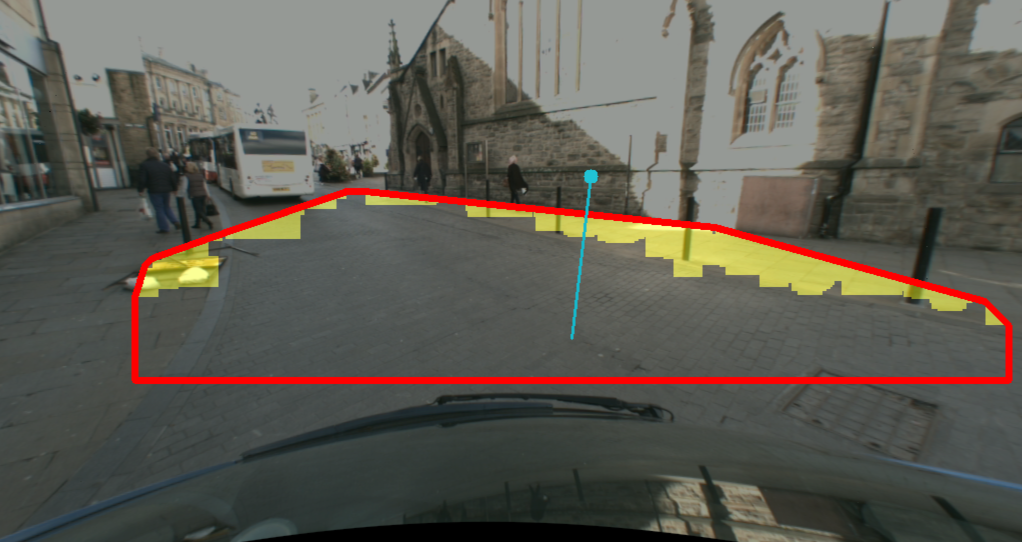
#> input picture report_images/obstacles.png, 2044 x 1084 px, given as the content of the folder dataset/left-images, which was not available (shown at 1/2 size)
$ python run.py
#> lines starting #> are read from the running program, lines starting #| are printed output that depends on the picture; after the words box and inside, x2 and y2 are one past the last pixel; in counts of white or black regions, pixels touching at a corner belong together; pictures that were not available may be replaced by others from this repository, and a replacement may not be noted
### old/functions.py
import random
import cv2

# fixed camera parameters for this stereo setup (from calibration)

# focal length in pixels
camera_focal_length_px = 399.9745178222656
# focal length in metres (4.8 mm)
camera_focal_length_m = 4.8 / 1000
# camera baseline in metres
stereo_camera_baseline_m = 0.2090607502

image_centre_h = 262.0;
image_centre_w = 474.5;


## project_disparity_to_3d : project a given disparity image
## (uncropped, unscaled) to a set of 3D points with optional colour

def project_disparity_to_3d(disparity, max_disparity, rgb=[]):
    # list of points
    points = [];
    f = camera_focal_length_px;
    B = stereo_camera_baseline_m;
    height, width = disparity.shape[:2];
    # assume a minimal disparity of 2 pixels is possible to get Zmax
    # and then get reasonable scaling in X and Y output
    Zmax = ((f * B) / 2);
    for y in range(height): # 0 - height is the y axis index
        for x in range(width): # 0 - width is the x axis index
            # if we have a valid non-zero disparity
            if (disparity[y,x] > 0):
                # calculate corresponding 3D point [X, Y, Z]
                # stereo lecture - slide 22 + 25
                Z = (f * B) / disparity[y,x];
                X = ((x - image_centre_w) * Zmax) / f;
                Y = ((y - image_centre_h) * Zmax) / f;
                # add to points
                if(rgb.size > 0):
                    points.append([X,Y,Z,rgb[y,x,2], rgb[y,x,1],rgb[y,x,0]]);
                else:
                    points.append([X,Y,Z]);
    return points;

#####################################################################

# project a set of 3D points back the 2D image domain

# [60 lines left out: functions project_3D_points_to_2D_image_points, computePlanarFitting, adjust_gamma, not called in this run]

### old/run.py
"""
Task Specification – Road Surface Region Detection

    You are required develop to road surface detection system that correctly detects the 3D planar orientation and bounds (i.e. edges) of any free (unoccupied) road surface region immediately in- front of the vehicle in which the autonomous vehicle needs to operate (e.g. for staying in the correct lane / staying on the road itself / avoiding obstacles / automatic braking).

    In constructing your solution you may wish to consider the following aspects of your design:
    • exploring the optimization of the provided stereo vision algorithm in use and its operation and hows its performance under varying illumination conditions could perhaps be improved using the HSV or other colour spaces covered in CS SM L2 - Image Processing (these paper also presents an interesting research approach [1,2], others solutions exist also for illumination invariant colour spaces; use these as a starting point for your search).

    • selection of a region of interest, possibly adaptively, within the image (including possibly areas of road, pavement, other or not) that represents the region directly in-front of the vehicle and how to deal with the problem of missing disparity (depth) values in that region.

    • Calculating the equation of a plane from 3 points in 3D: http://mathworld.wolfram.com/Plane.html

    [Further hint: for this assignment this can be done in full projected floating-point 3D space (X,Y, Z)or in integer image space (x,y,disparity) – see provided hints python file]

    Your solution must use a RANdom SAmple and Consensus (RANSAC) approach to perform the detection of the 3D plane in front of the vehicle (when and where possible). For the avoidance of doubt, no credit will be given for a 2D solution based on the built-in Hough Transform or Douglas- Pecker contour detection in OpenCV or that does not recover the 3D parameters of the plane.

    Additionally, some example images may not have significant noise-free disparity (depth) available in front of the vehicle or the road region may be partially occluded by other objects (people, vehicles etc.). The road surface itself will change in terrain type, illumination conditions and road markings – ideally your solution should be able to cope with all of these. Road edges may or may not be marked by line markings in the colour image. All examples will contain a clear front facing view of the road in front of the vehicle only – your system should report all appropriate road surface plane instances it can detect recognising this may not be possible for all cases within the data set provided.
"""


"""
http://resources.mpi-inf.mpg.de/TemporalStereo/articleJpeg.pdf
Method:
- optimise disparity
- do a mask on the disparity
- do stereo to 3D
- delete coordinates of points that are blank
- planar fitting ransac
- create a plane accordingly
- create polygon of points near the plane
- map polygon of points on the plane
    - convex hull
- show coefficents on the image

"""
# imports, don't touch them lol
import cv2
import os
import random
import numpy as np
import extra as ex
import csv
import functions as f

# ---------------------------------------------------------------------------

# obvious variable name for the dataset directory
dataset_path = "dataset";

# optional edits (if needed)
directory_to_cycle_left = "left-images";
directory_to_cycle_right = "right-images";

# set to timestamp to skip forward to, optional (empty for start)
# e.g. set to 1506943191.487683 for the end of the Bailey, just as the vehicle turns
skip_forward_file_pattern = "";

# display full or cropped disparity image
crop_disparity = False;
# pause until key press after each image
pause_playback = False;


#####################################################################

# resolve full directory location of data set for left / right images

path_dir_l =  os.path.join(dataset_path, directory_to_cycle_left);
path_dir_r =  os.path.join(dataset_path, directory_to_cycle_right);

# get a list of the left image files and sort them (by timestamp in filename)

filelist_l = sorted(os.listdir(path_dir_l));

# setup the disparity stereo processor to find a maximum of 128 disparity values
# (adjust parameters if needed - this will effect speed to processing)
max_disparity = 32;
stereoProcessor = cv2.StereoSGBM_create(0, max_disparity, 21);

# Start the loop
try:
    for filename_l in filelist_l:
        """
        Here we'll cycle through the files, and finding each stereo pair.
        We'll then process them to detect the road surface planes, and compute
        the stereo disparity.
        """

        # skip forward to start a file we specify by timestamp (if this is set)
        if ((len(skip_forward_file_pattern) > 0) and not(skip_forward_file_pattern in filename_l)):
            continue;
        elif ((len(skip_forward_file_pattern) > 0) and (skip_forward_file_pattern in filename_l)):
            skip_forward_file_pattern = "";

        # from the left image filename get the correspondoning right image

        filename_right = filename_l.replace("_L", "_R");
        full_path_filename_l = os.path.join(path_dir_l, filename_l);
        full_path_filename_r = os.path.join(path_dir_r, filename_right);

        # check the file is a PNG file (left) and check a correspondoning right image actually exists

        if ('.png' in filename_l) and (os.path.isfile(full_path_filename_r)) :

            # read left and right images and display in windows
            # N.B. despite one being grayscale both are in fact stored as 3-channel
            # RGB images so load both as such

            imgL = cv2.imread(full_path_filename_l, cv2.IMREAD_COLOR)
#> imgL is the input picture: shape (1084, 2044, 3); mean B, G, R 82.4, 91.1, 94.3
            imgR = cv2.imread(full_path_filename_r, cv2.IMREAD_COLOR)

            # for sanity print out these filenames
            print(full_path_filename_l);
            print(full_path_filename_r);
            print();

            # ● Furthermore, for each image file it encounters in the directory listing it must display the following to standard output:
                # filename_L.png
                # filename_R.png : road surface normal (a, b, c)


            # where “filename” is the current image filename and (a, b, c) are the normalized surface normal coefficients of the road plane that has been detected. When no road plane region can be detected output a zero vector. Your final program must run through all the files as a “batch” without requiring a user key press or similar.

            print("-- files loaded successfully");
            print();

            # remember to convert to grayscale (as the disparity matching works on grayscale)
            # N.B. need to do for both as both are 3-channel images

            grayL = cv2.cvtColor(imgL,cv2.COLOR_BGR2GRAY);
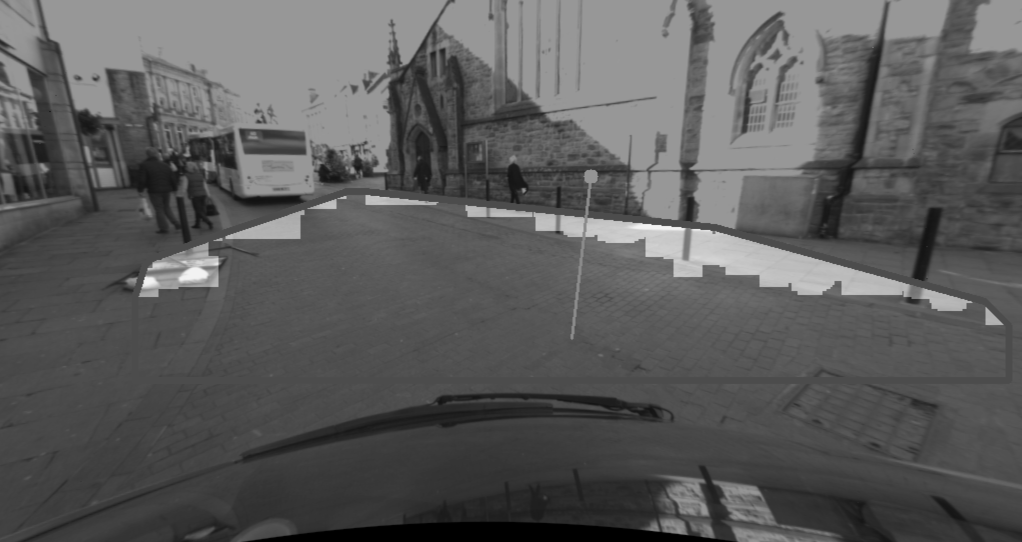
#> grayL: shape (1084, 2044) (shown at 1/2 size); min 0, max 242, mean 91
            grayR = cv2.cvtColor(imgR,cv2.COLOR_BGR2GRAY);

            # compute disparity image from undistorted and rectified stereo images that we have loaded
            # (which for reasons best known to the OpenCV developers is returned scaled by 16)

            disparity = stereoProcessor.compute(grayL,grayR);
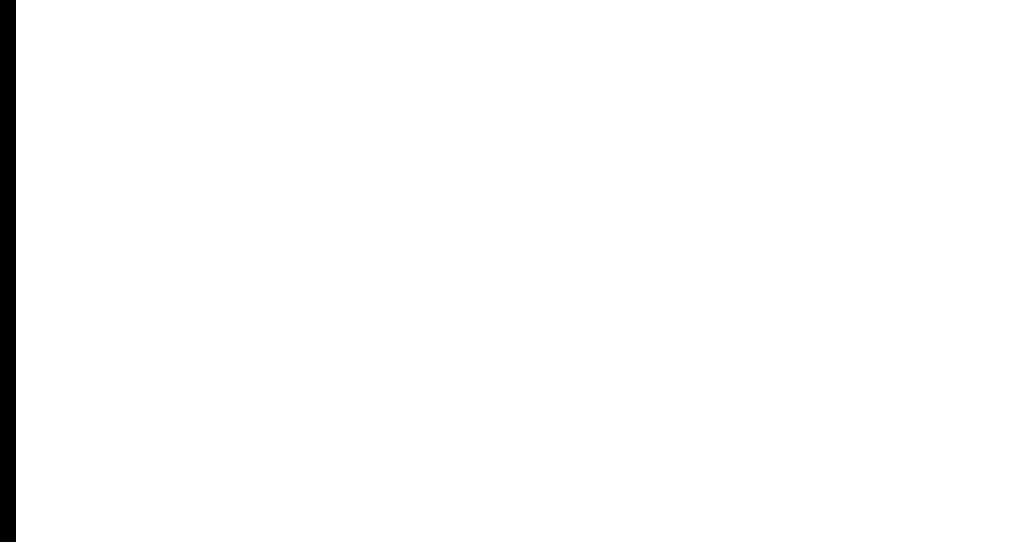
#> disparity: shape (1084, 2044) int16 (shown at 1/2 size); values -16 (black) and 0 (white), 98.4% white; 1 black region, box (x1, y1, x2, y2) and area: (0, 0, 32, 1084) 34688

            # filter out noise and speckles (adjust parameters as needed)

            dispNoiseFilter = 5; # increase for more agressive filtering
            cv2.filterSpeckles(disparity, 0, 4000, max_disparity - dispNoiseFilter);

            # scale the disparity to 8-bit for viewing
            # divide by 16 and convert to 8-bit image (then range of values should
            # be 0 -> max_disparity) but in fact is (-1 -> max_disparity - 1)
            # so we fix this also using a initial threshold between 0 and max_disparity
            # as disparity=-1 means no disparity available

            _, disparity = cv2.threshold(disparity,0, max_disparity * 16, cv2.THRESH_TOZERO);
#> disparity: shape (1084, 2044) int16; every value is 0
            disparity_scaled = (disparity / 16.).astype(np.uint8);
#> disparity_scaled: shape (1084, 2044); every value is 0

            # crop disparity to chop out left part where there are with no disparity
            # as this area is not seen by both cameras and also
            # chop out the bottom area (where we see the front of car bonnet)

            if (crop_disparity):
                width = np.size(disparity_scaled, 1);
                disparity_scaled = disparity_scaled[0:390,135:width];

            # display image (scaling it to the full 0->255 range based on the number
            # of disparities in use for the stereo part)

            cv2.imshow("disparity", (disparity_scaled * (256. / max_disparity)).astype(np.uint8));


            # project to a 3D colour point cloud (with or without colour)

            # ● When the road surface plane are detected within a stereo image it must display a red polygon on the left (colour) image highlighting where the road plane has been detected as shown in Figure 1 (see the drawing examples in the OpenCV Python Lab exercises).

            points = f.project_disparity_to_3d(disparity_scaled, max_disparity, imgL);
#> after the loop in project_disparity_to_3d, `for y in range(height):`: points = []
#> points = []

            # write to file in an X simple ASCII X Y Z format that can be viewed in 3D
            # using the on-line viewer at http://lidarview.com/
            # (by uploading, selecting X Y Z format, press render , rotating the view)

            point_cloud_file = open('3d_points.txt', 'w');
            csv_writer = csv.writer(point_cloud_file, delimiter=' ');
            csv_writer.writerows(points);
            point_cloud_file.close();

            # select a random subset of the 3D points (4 in total)
            # and them project back to the 2D image (as an example)

            pts = f.project_3D_points_to_2D_image_points(random.sample(points, 4));
            pts = np.array(pts, np.int32);
            pts = pts.reshape((-1,1,2));

            cv2.polylines(imgL,[pts],True,(0,255,255), 3);

            cv2.imshow('left image',imgL)
            cv2.imshow('right image',imgR)

            # ● For the purposes of this assignment when a road has either curved road edges or other complexities due to the road configuration (e.g. junctions, roundabouts, road type, occlusions) report and display the road boundaries as far as possible using a polygon or an alternative pixel-wise boundary.

            # You may use any heuristics you wish to aid/filter/adjust your approach but RANSAC must be central to the detection you perform.

            # ● Your program must compile and work with OpenCV 3.3 on the lab PCs.
            ex.handleKey(cv2, pause_playback, disparity_scaled, imgL, imgR, crop_disparity)
        else:
            print("-- files skipped (perhaps one is missing or not PNG)");

except Exception as error:
    print("Exception:", error)
# close all windows

cv2.destroyAllWindows()

$ run again, on report_images/obstacles2.png
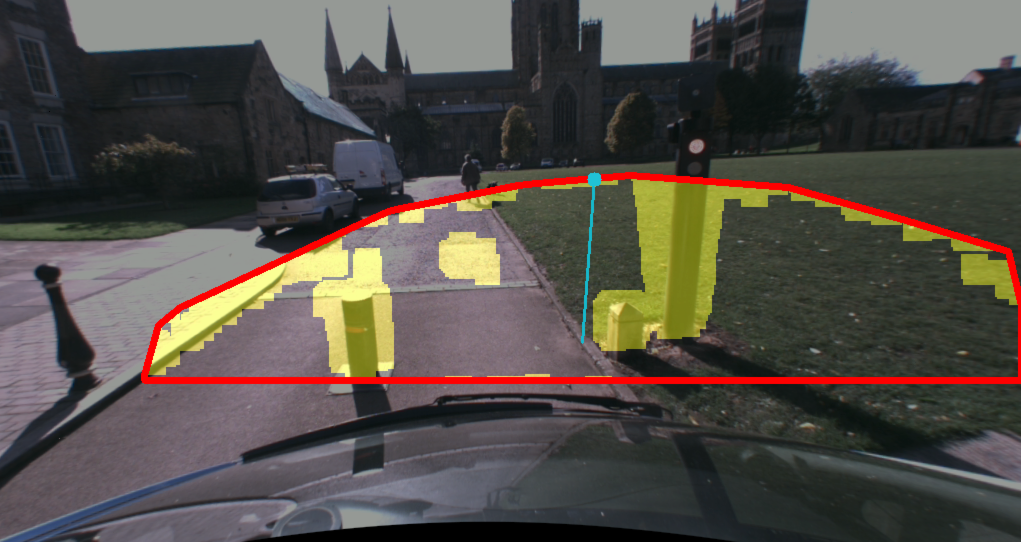
#> input picture report_images/obstacles2.png, 2042 x 1083 px, given as the content of the folder dataset/left-images, which was not available (shown at 1/2 size)
#> imgL is the input picture: shape (1083, 2042, 3); mean B, G, R 72.3, 78.4, 83.6
#> `grayL = cv2.cvtColor(imgL,cv2.COLOR_BGR2GRAY);`:
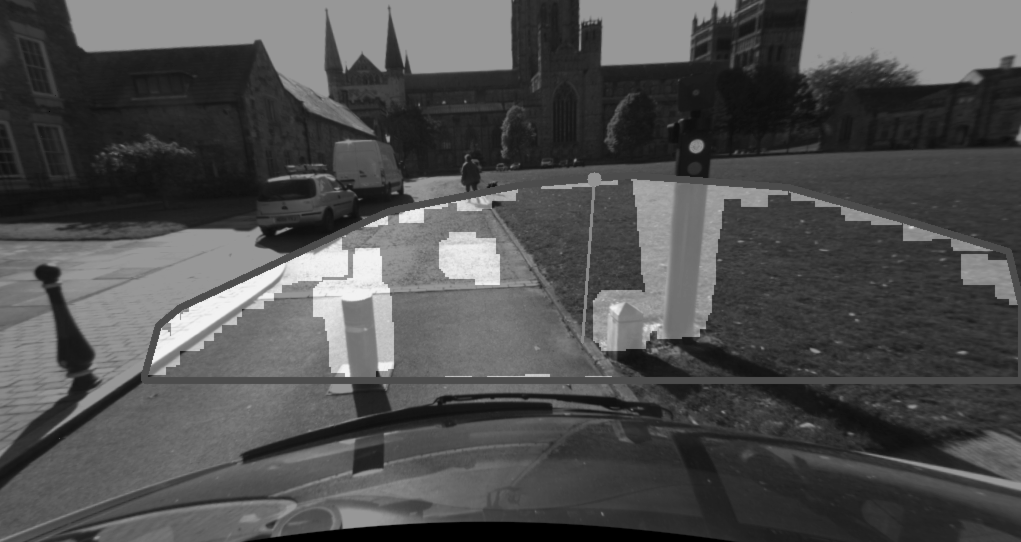
#> grayL: shape (1083, 2042) (shown at 1/2 size); min 0, max 242, mean 79.2
#> disparity_scaled: shape (1083, 2042); every value is 0
#> after the loop in project_disparity_to_3d, `for y in range(height):`: points = []
